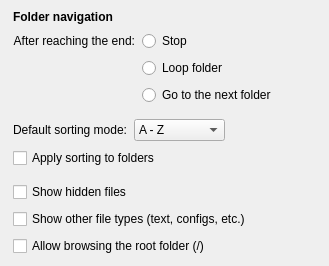
                <widget class="QWidget" name="folderNavGroup" native="true">
                 <property name="accessibleName">
                  <string notr="true">SGroup</string>
                 </property>
                 <layout class="QVBoxLayout" name="verticalLayout_16">
                  <property name="leftMargin">
                   <number>0</number>
                  </property>
                  <property name="topMargin">
                   <number>0</number>
                  </property>
                  <property name="rightMargin">
                   <number>0</number>
                  </property>
                  <property name="bottomMargin">
                   <number>0</number>
                  </property>
                  <item>
                   <layout class="QVBoxLayout" name="verticalLayout_17">
                    <property name="spacing">
                     <number>7</number>
                    </property>
                    <property name="leftMargin">
                     <number>13</number>
                    </property>
                    <property name="topMargin">
                     <number>10</number>
                    </property>
                    <property name="rightMargin">
                     <number>13</number>
                    </property>
                    <property name="bottomMargin">
                     <number>10</number>
                    </property>
                    <item>
                     <layout class="QHBoxLayout" name="horizontalLayout_32">
                      <property name="leftMargin">
                       <number>0</number>
                      </property>
                      <property name="topMargin">
                       <number>0</number>
                      </property>
                      <item>
                       <widget class="QLabel" name="label_30">
                        <property name="font">
                         <font>
                          <bold>true</bold>
                         </font>
                        </property>
                        <property name="text">
                         <string>Folder navigation</string>
                        </property>
                       </widget>
                      </item>
                     </layout>
                    </item>
                    <item>
                     <layout class="QGridLayout" name="gridLayout_5">
                      <property name="leftMargin">
                       <number>0</number>
                      </property>
                      <property name="topMargin">
                       <number>0</number>
                      </property>
                      <property name="rightMargin">
                       <number>0</number>
                      </property>
                      <property name="bottomMargin">
                       <number>0</number>
                      </property>
                      <property name="verticalSpacing">
                       <number>7</number>
                      </property>
                      <item row="0" column="1">
                       <widget class="QRadioButton" name="folderEndNoAction">
                        <property name="text">
                         <string>Stop</string>
                        </property>
                        <property name="checked">
                         <bool>false</bool>
                        </property>
                       </widget>
                      </item>
                      <item row="1" column="1">
                       <widget class="QRadioButton" name="folderEndLoop">
                        <property name="text">
                         <string>Loop folder</string>
                        </property>
                       </widget>
                      </item>
                      <item row="2" column="1">
                       <widget class="QRadioButton" name="folderEndSwitchFolder">
                        <property name="text">
                         <string>Go to the next folder</string>
                        </property>
                       </widget>
                      </item>
                      <item row="0" column="0">
                       <widget class="QLabel" name="label_16">
                        <property name="text">
                         <string>After reaching the end:</string>
                        </property>
                        <property name="alignment">
                         <set>Qt::AlignRight|Qt::AlignTrailing|Qt::AlignVCenter</set>
                        </property>
                       </widget>
                      </item>
                      <item row="0" column="2">
                       <spacer name="horizontalSpacer_25">
                        <property name="orientation">
                         <enum>Qt::Horizontal</enum>
                        </property>
                        <property name="sizeHint" stdset="0">
                         <size>
                          <width>40</width>
                          <height>10</height>
                         </size>
                        </property>
                       </spacer>
                      </item>
                     </layout>
                    </item>
                    <item>
                     <widget class="QWidget" name="widget_7" native="true">
                      <property name="sizePolicy">
                       <sizepolicy hsizetype="Expanding" vsizetype="Preferred">
                        <horstretch>0</horstretch>
                        <verstretch>0</verstretch>
                       </sizepolicy>
                      </property>
                      <property name="accessibleName">
                       <string notr="true">SLine</string>
                      </property>
                     </widget>
                    </item>
                    <item>
                     <layout class="QHBoxLayout" name="horizontalLayout_33">
                      <property name="leftMargin">
                       <number>0</number>
                      </property>
                      <property name="topMargin">
                       <number>0</number>
                      </property>
                      <property name="rightMargin">
                       <number>0</number>
                      </property>
                      <property name="bottomMargin">
                       <number>0</number>
                      </property>
                      <item>
                       <widget class="QLabel" name="label_6">
                        <property name="text">
                         <string>Default sorting mode:</string>
                        </property>
                        <property name="alignment">
                         <set>Qt::AlignRight|Qt::AlignTrailing|Qt::AlignVCenter</set>
                        </property>
                       </widget>
                      </item>
                      <item>
                       <widget class="QComboBox" name="sortingComboBox">
                        <property name="sizePolicy">
                         <sizepolicy hsizetype="Minimum" vsizetype="Minimum">
                          <horstretch>0</horstretch>
                          <verstretch>0</verstretch>
                         </sizepolicy>
                        </property>
                        <item>
                         <property name="text">
                          <string>A - Z</string>
                         </property>
                        </item>
                        <item>
                         <property name="text">
                          <string>Z - A</string>
                         </property>
                        </item>
                        <item>
                         <property name="text">
                          <string>Size</string>
                         </property>
                        </item>
                        <item>
                         <property name="text">
                          <string>Size (desc)</string>
                         </property>
                        </item>
                        <item>
                         <property name="text">
                          <string>Oldest</string>
                         </property>
                        </item>
                        <item>
                         <property name="text">
                          <string>Newest</string>
                         </property>
                        </item>
                       </widget>
                      </item>
                      <item>
                       <spacer name="horizontalSpacer_15">
                        <property name="orientation">
                         <enum>Qt::Horizontal</enum>
                        </property>
                        <property name="sizeHint" stdset="0">
                         <size>
                          <width>40</width>
                          <height>20</height>
                         </size>
                        </property>
                       </spacer>
                      </item>
                     </layout>
                    </item>
                    <item>
                     <widget class="QCheckBox" name="sortFoldersCheckBox">
                      <property name="text">
                       <string>Apply sorting to folders</string>
                      </property>
                     </widget>
                    </item>
                    <item>
                     <widget class="QWidget" name="widget_31" native="true">
                      <property name="accessibleName">
                       <string notr="true">SLine</string>
                      </property>
                     </widget>
                    </item>
                    <item>
                     <widget class="QCheckBox" name="showHiddenFilesCheckBox">
                      <property name="text">
                       <string>Show hidden files</string>
                      </property>
                     </widget>
                    </item>
                    <item>
                     <widget class="QCheckBox" name="showOtherFileTypesCheckBox">
                      <property name="text">
                       <string>Show other file types (text, configs, etc.)</string>
                      </property>
                      <property name="toolTip">
                       <string>List non-media files in the folder view. Text files open in a built-in viewer; other files are shown but cannot be opened.</string>
                      </property>
                     </widget>
                    </item>
                    <item>
                     <widget class="QCheckBox" name="allowBrowseRootCheckBox">
                      <property name="text">
                       <string>Allow browsing the root folder (/)</string>
                      </property>
                     </widget>
                    </item>
                   </layout>
                  </item>
                 </layout>
                </widget>
